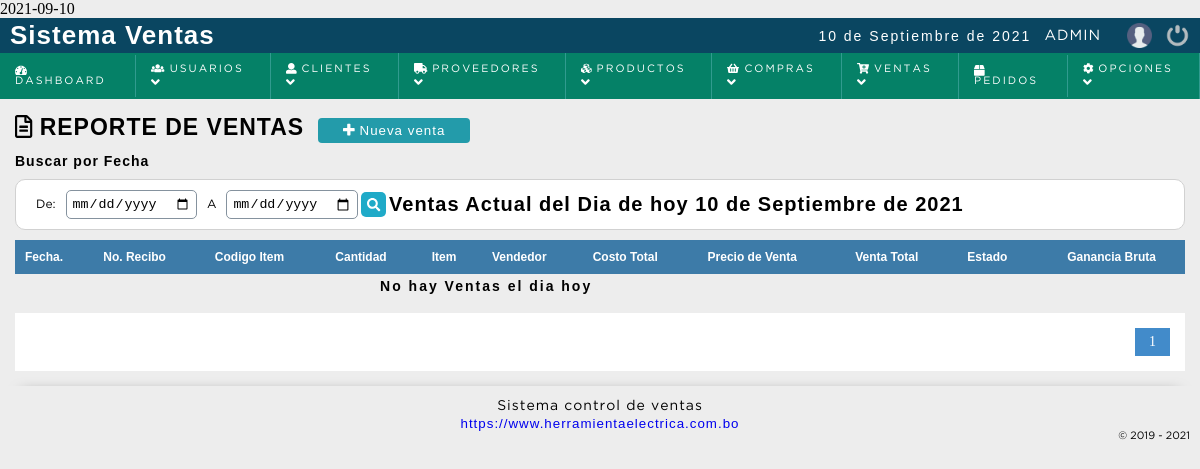
Page /sistema/ventas/reporte_ventas.php (signed in) on the earlier database version.
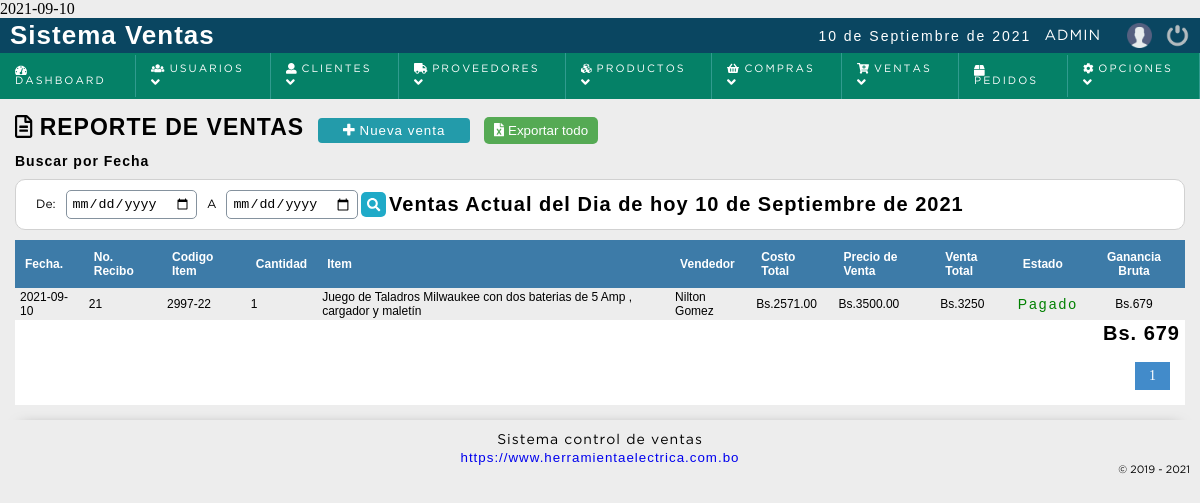
Same page on the later database version.
### tables this page shows
CREATE TABLE `detallefactura` (
  `correlativo` bigint(11) NOT NULL,
  `nofactura` bigint(11) DEFAULT NULL,
  `codproducto` int(11) DEFAULT NULL,
  `cantidad` int(11) DEFAULT NULL,
  `precio_venta` decimal(10,2) DEFAULT NULL,
  `impuestoid` bigint(20) NOT NULL
);

CREATE TABLE `factura` (
  `nofactura` bigint(11) NOT NULL,
  `serieid` bigint(20) NOT NULL,
  `factura_serie` bigint(20) NOT NULL,
  `fecha` date NOT NULL,
  `usuario` int(11) DEFAULT NULL,
  `codcliente` int(11) DEFAULT NULL,
  `totalfactura` decimal(10,2) DEFAULT NULL,
  `descuento` decimal(20,2) NOT NULL,
  `tipopago_id` int(11) NOT NULL,
  `efectivo` decimal(10,2) NOT NULL,
  `dateadd` datetime NOT NULL DEFAULT current_timestamp(),
  `estatus` int(11) NOT NULL DEFAULT 1
);

CREATE TABLE `producto` (
  `codproducto` int(11) NOT NULL,
  `codebar` varchar(50) NOT NULL,
  `producto` varchar(255) NOT NULL,
  `descripcion` text DEFAULT NULL,
  `categoria` bigint(20) NOT NULL,
  `marca_id` bigint(20) DEFAULT NULL,
  `presentacion_id` bigint(20) NOT NULL,
  `precio_compra` decimal(10,2) NOT NULL DEFAULT 0.00,
  `precio` decimal(10,2) NOT NULL DEFAULT 0.00,
  `impuesto_id` bigint(20) NOT NULL,
  `existencia` float NOT NULL DEFAULT 0,
  `existencia_minima` int(11) NOT NULL DEFAULT 1,
  `ubicacion_id` bigint(20) DEFAULT NULL,
  `date_add` datetime NOT NULL DEFAULT current_timestamp(),
  `usuario_id` int(11) NOT NULL,
  `estatus` int(11) NOT NULL DEFAULT 1,
  `foto` text DEFAULT NULL,
  `coditem` varchar(25) DEFAULT NULL
);

CREATE TABLE `usuario` (
  `idusuario` int(11) NOT NULL,
  `dpi` varchar(20) NOT NULL,
  `nombre` varchar(50) DEFAULT NULL,
  `telefono` bigint(20) NOT NULL,
  `correo` varchar(100) DEFAULT NULL,
  `usuario` varchar(15) DEFAULT NULL,
  `clave` varchar(100) DEFAULT NULL,
  `cod_temp` varchar(200) DEFAULT NULL,
  `rol` int(11) DEFAULT NULL,
  `dateadd` datetime NOT NULL DEFAULT current_timestamp(),
  `estatus` int(11) NOT NULL DEFAULT 1
);

### sistema/includes/config.php (called while the page is built)
<?php
	$base_url = "http://localhost/sistema_facturacion";
?>

### sistema/includes/functions.php (called while the page is built, shortened)
<?php
	function fechaC(){
		$mes = array("","Enero",
					  "Febrero",
					  "Marzo",
					  "Abril",
					  "Mayo",
					  "Junio",
					  "Julio",
					  "Agosto",
					  "Septiembre",
					  "Octubre",
					  "Noviembre",
					  "Diciembre");
		return date('d')." de ". $mes[date('n')] . " de " . date('Y');
	}
	function decrypt($string, $key) {
	   $result = '';
	   $string = base64_decode($string);
	   for($i=0; $i<strlen($string); $i++) {
	      $char = substr($string, $i, 1);
	      $keychar = substr($key, ($i % strlen($key))-1, 1);
	      $char = chr(ord($char)-ord($keychar));
	      $result.=$char;
	   }
	   return $result;
	}
 ?>

### sistema/ventas/reporte_ventas.php (the view, shortened to what this page needs)
<?php
	include "../../conexion.php";
	$sql_registe = mysqli_query($conection,"SELECT COUNT(*) as total_registro FROM factura");
	$result_register = mysqli_fetch_array($sql_registe);
	$total_registro = $result_register['total_registro'];
	$por_pagina = 200;
	if(empty($_GET['pagina']))
	{
		$pagina = 1;
	}else{
		$pagina = $_GET['pagina'];
	}
	$total_paginas = ceil($total_registro / $por_pagina);
	$fecha = date('Y-m-d');
	$query = mysqli_query($conection,"SELECT *
										FROM  detallefactura as df, producto AS p, factura AS f, usuario AS u
										WHERE  f.usuario= u.idusuario AND f.fecha = '$fecha' and df.codproducto = p.codproducto and df.nofactura=f.nofactura
		");
 ?>
<!DOCTYPE html>
<html lang="en">
<head>
	<?php include "../includes/scripts.php"; ?>
</head>
<body>
	<?php include "../includes/header.php"; ?>
	<section id="container">
		<h1><i class="far fa-file-alt"></i> Reporte de ventas</h1>
		<a href="nueva_venta.php" class="btn_new"><i class="fas fa-plus"></i></i> Nueva venta</a>
		<?php if( $result > 0  and ($_SESSION['rol'] == 1 or $_SESSION['rol'] == 2)){ ?>
		<form action="exportar.php" method="post" class="formExport" >
			<button type="submit" class="bntExport"> <i class="fas fa-file-excel"></i> Exportar todo</button>
		</form>
		<?php } ?>
		<div>
			<h5>Buscar por Fecha</h5>
			<form action="busqueda_reporte_venta.php" method="get" class="form_search_date">
				<label>De: </label>
				<input type="date" name="fecha_de" id="fecha_de" required>
				<label> A </label>
				<input type="date" name="fecha_a" id="fecha_a" required>
				<button type="submit" class="btn_view"><i class="fas fa-search"></i></button>
				<?php	$hoy = fechaC(); ?>
				<p class="fechaLarga"><h2><?php echo " Ventas Actual del Dia de hoy $hoy"; ?></h2></P>
			</form>
		</div>
	<div class="containerTable">
		<table>
			<tr>
				<th>Fecha.</th>
				<th>No. Recibo</th>
				<th>Codigo Item</th>
				<th>Cantidad</th>
				<th>Item</th>
				<th>Vendedor</th>
				<th>Costo Total </th>
				<th>Precio de Venta</th>
				<th>Venta Total</th>
				<th>Estado</th>
				<th class="textcenter">Ganancia Bruta</th>
			</tr>
		<?php
			if($result > 0){
					$resultado = 0;
				while ($data = mysqli_fetch_array($query)) {
			?>
				<?php	$precio_venta_final = $data["precio_venta"] - $data["descuento"];
				$estatus = ($data['estatus'] == 1 ) ? '<p style="color:green;">Pagado</p>' : '<p style="color:red;">Anulado</p>';
				?>
						<td><?php echo $data["fecha"]; ?></td>
						<td><?php echo $data["nofactura"]; ?></td>
						<td><?php echo $data["coditem"]; ?></td>
						<td><?php echo $data["cantidad"]; ?></td>
						<td><?php echo $data["descripcion"]; ?></td>
						<td><?php echo $data["nombre"]; ?></td>
						<td><?php echo "Bs.";echo $data["precio_compra"]; ?></td>
						<td><?php echo "Bs.";echo $data["precio"]; ?></td>
						<td><?php echo "Bs.";echo "$precio_venta_final" ?></td>
						<td><?php echo "$estatus"; ?></td>
							<?php $gananciabruta = "$precio_venta_final" - $data["precio_compra"];  ?>
						<td align="center"><?php echo "Bs.";echo "$gananciabruta"; ?></td>
					<?php $resultado= "$resultado" + "$gananciabruta";
							?>
		<?php
				}
				?>
				<table align="right"><tr><td align="right"><P><h2><?php echo" Bs. $resultado"; ?></h2></p></td></tr> </table>
		<?php
			}
			else{
				echo '<tr><td colspan="9" align="center"><p><strong>No hay Ventas el dia hoy</strong></p></td></tr>';
			}
		 ?>
		</table>
	</div>
	<?php
		if($total_registro != 0)
		{
	 ?>
		<div class="paginador">
			<ul>
			<?php
				for ($i=1; $i <= $total_paginas; $i++) {
					if($i == $pagina)
					{
						echo '<li class="pageSelected">'.$i.'</li>';
					}else{
						echo '<li><a href="?pagina='.$i.'">'.$i.'</a></li>';
					}
				}
			 ?>
			</ul>
		</div>
	<?php } ?>
	</section>
	<?php include "../includes/footer.php"; ?>
</body>
</html>

### sistema/includes/scripts.php (shortened to what this page needs)
<?php
	include_once __DIR__."/config.php";
	$stylecss = '<link rel="stylesheet" type="text/css" href="'.$base_url.'/sistema/css/style.css">';
	$responsivecss = '<link rel="stylesheet" type="text/css" href="'.$base_url.'/sistema/css/responsive.css">';
	$alertcss = '<link rel="stylesheet" type="text/css" href="'.$base_url.'/sistema/css/alert/alertify.css">';
	$semanticcss = '<link rel="stylesheet" type="text/css" href="'.$base_url.'/sistema/css/alert/themes/semantic.css">';
	$jqueryuicss = '<link rel="stylesheet" type="text/css" href="'.$base_url.'/sistema/css/jquery-ui.css">';
	echo $stylecss;
	echo $responsivecss;
	echo $alertcss;
	echo $semanticcss;
	echo $jqueryuicss;
?>
<?php
	include_once "functions.php";
?>

### sistema/includes/header.php (shortened to what this page needs)
<header>
	<div class="header">
		<h1>Sistema Ventas</h1>
		<div class="optionsBar">
			<p class="fechaLarga"><?php echo fechaC(); ?></p>
			<span class="user"><?php echo $_SESSION['user']; ?></span>
			<a href="<?php echo $base_url; ?>/sistema/" title="Mi Perfil"><img class="photouser" src="<?php echo $base_url; ?>/sistema/img/user.png" alt="Perfil"></a>
			<a href="<?php echo $base_url; ?>/sistema/salir.php"><img class="close" src="<?php echo $base_url; ?>/sistema/img/salir.png" alt="Salir del sistema" title="Salir"></a>
		</div>
	</div>
	<?php include "nav.php"; ?>
</header>

### sistema/includes/nav.php (shortened to what this page needs)
<nav class="nav_admin">
	<ul>
		<li><a href="<?php echo $base_url; ?>/sistema/dashboard.php"><i class="fas fa-tachometer-alt"></i> Dashboard</a></li>
	<?php
		if($_SESSION['rol'] == 1){
	 ?>
		<li class="principal">
			<a href="#"><i class="fas fa-users"></i> Usuarios <span class="arrow"><i class="fas fa-angle-down"></i></span></a>
		</li>
	<?php } ?>
		<li class="principal">
			<a href="#"><i class="fas fa-user"></i> Clientes <span class="arrow"><i class="fas fa-angle-down"></i></span></a>
		</li>
	<?php
		if($_SESSION['rol'] == 1 || $_SESSION['rol'] == 2){
	 ?>
		<li class="principal">
			<a href="#"><i class="fas fa-truck"></i> Proveedores <span class="arrow"><i class="fas fa-angle-down"></i></span></a>
		</li>
	<?php } ?>
		<li class="principal">
			<a href="#"><i class="fas fa-cubes"></i> Productos <span class="arrow"><i class="fas fa-angle-down"></i></span></a>
		</li>
	<?php if($_SESSION['rol'] == 1 || $_SESSION['rol'] == 2){ ?>
		<li class="principal">
			<a href="#"><i class="fas fa-shopping-basket"></i> Compras <span class="arrow"><i class="fas fa-angle-down"></i></span></a>
		</li>
	<?php
		}
	?>
		<li class="principal">
			<a href="#"><i class="fas fa-cart-plus"></i> Ventas <span class="arrow"><i class="fas fa-angle-down"></i></span></a>
		</li>
	<?php
		if($_SESSION['rol'] == 1 || $_SESSION['rol'] == 2){
	 ?>
		<li><a href="<?php echo $base_url; ?>/sistema/pedidos"><i class="fas fa-box"></i> Pedidos</a></li>
	<?php } ?>
	<?php if($_SESSION['rol'] == 1){ ?>
		<li class="principal">
			<a href="#"><i class="fas fa-cog"></i> Opciones <span class="arrow"><i class="fas fa-angle-down"></i></span></a>
		</li>
	<?php
		}
	?>
	</ul>
</nav>

### sistema/includes/footer.php
<footer class="footer">
	<div class="copy">
		<span>Sistema control de ventas</span><br>
		<a href="<?= WEB_EMPRESA ?>" target="_blanck"><?= WEB_EMPRESA ?></a>
	</div>
</footer>

### sistema/css/style.css (style rules this page uses)
* { margin: 0; padding: 0; box-sizing: border-box; }
body { background: #ededed; }
h1, h2, h3, h4, h5, h6 { font-family: 'arial'; font-weight: bold; letter-spacing: 1px; }
h1 { font-size: 26px; }
h2 { font-size: 20px; }
h5 { font-size: 14px; }
p { font-family: 'arial'; letter-spacing: 2px; font-size: 14px; line-height: 20px; }
a { text-decoration: none; font-family: arial; letter-spacing: 1px; }
span { font-family: 'GothamBook'; letter-spacing: 1px; font-size: 14px; line-height: 20px; }
header { position: fixed; width: 100%; z-index: 2; }
.header { color: #FFF; background: #0a4661; height: 35px; display: -webkit-flex; display: -moz-flex; display: -ms-flex; display: -o-flex; display: flex; justify-content: space-between; align-items: center; padding: 10px; }
.optionsBar { display: -webkit-flex; display: -moz-flex; display: -ms-flex; display: -o-flex; display: flex; justify-content: center; align-items: center; }
.optionsBar span { color: #FFF; font-size: 11pt; font-family: 'GothamBook'; text-transform: uppercase; margin-left: 13px; }
.photouser { margin-left: 13px; width: 25px; height: 25px; }
.close { width: 25px; height: 25px; }
.optionsBar a { display: -webkit-flex; display: -moz-flex; display: -ms-flex; display: -o-flex; display: flex; margin-left: 13px; }
.nav_admin { transition: 0.5s all; width: 100%; }
.nav_admin ul { background: #058167; list-style: none; display: -webkit-flex; display: -moz-flex; display: -ms-flex; display: -o-flex; display: flex; justify-content: left; align-items: center; }
.nav_admin ul > li a { position: relative; }
.nav_admin a { color: #FFF; display: block; font-size: 8pt; font-family: 'GothamBook'; padding: 10px 15px; text-transform: uppercase; letter-spacing: 2px; transition: background .5s; border-right: 1px solid #319B8F; }
#container { padding: 90px 15px 15px; }
form { background: #FFF; margin: auto; padding: 20px 43px; border: 1px solid #d1d1d1; }
label { display: block; font-size: 9pt; font-family: 'GothamBook'; margin: 15px auto 5px auto; }
input,select,textarea { display: block; width: 100%; font-size: 10pt; padding: 5px; border: 1px solid #85929e; border-radius: 5px; }
#container h1 { font-size: 23px; text-transform: uppercase; display: inline-block; }
.btn_new { display: inline-block; background: #239baa; color: #FFF; padding: 5px 25px; border-radius: 4px; border: 0; margin: 10px; cursor: pointer; font-size: 10pt; }
table { border-collapse: collapse; font-size: 9pt; font-family: 'arial'; width: 100%; }
table th { text-align: left; padding: 10px; background: #3d7ba8; color: #FFF; }
table tr:nth-child(odd) { background: #FFF; }
table td { padding: 2px 5px; }
.paginador ul { padding: 15px; list-style: none; background: #FFF; margin-top: 15px; display: -webkit-flex; display: -moz-flex; display: -ms-flex; display: -o-flex; display: flex; justify-content: flex-end; }
.paginador a, .pageSelected { color: #428bca; border: 1px solid #ddd; padding: 5px; display: inline-block; font-size: 14px; text-align: center; width: 35px; }
.pageSelected { color: #FFF; background: #428bca; border: 1px solid #428bca; }
.textcenter { text-align: center; }
.btn_view, .btn_edit, .btn_del, .btn_add, .btn_sendEmail, .btn_print { background-color: #1faac8; border: 0; border-radius: 5px; cursor: pointer; padding: 7px; margin: 0 3px; color: #FFF; }
.form_search_date { padding: 10px; display: flex; justify-content: flex-start; align-items: center; border-radius: 10px; margin: 10px auto; }
.form_search_date label { margin: 0 10px; }
.form_search_date input { width: auto; }
.form_search_date .btn_view { padding: 6px; }
.formExport { padding: initial; display: inline-block; background: initial; border: initial; }
.bntExport { cursor: pointer; color: #FFF; background: #55aa54; border: 0; padding: 6px 10px; border-radius: 5px; }
.footer { color:#000; padding: 10px; font-family: 'GothamBook'; font-size: 10pt; text-align: center; box-shadow: 0px -15px 14px -22px #777; }

Differences in the rows shown:
added detallefactura: factura.fecha "2021-09-10", factura.nofactura "21", producto.coditem "2997-22", cantidad "1", producto.descripcion "Juego de Taladros Milwaukee con dos baterias de 5 Amp , cargador y maletín", usuario.nombre "Nilton Gomez", producto.precio_compra "2571.00", producto.precio "3500.00", precio_venta.descuento "3250", precio_venta.precio_compra "679"
Other differences:
text no longer shown: "No hay Ventas el dia hoy"
text now shown: "Exportar todo Bs."
